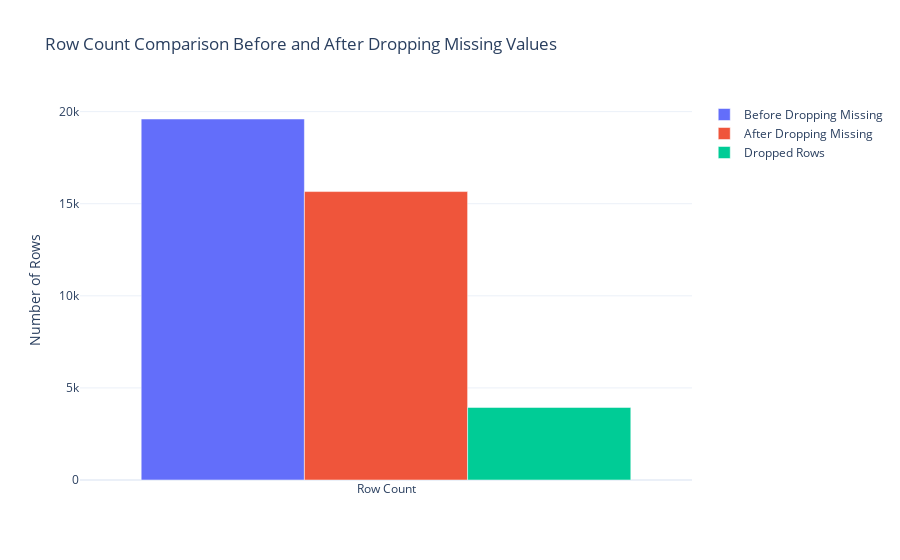

The cell this chart's notebook holds for it:
### Code cell
# Before and after dropping rows with missing values visualization

import plotly.graph_objects as go
# Count rows before, after, and how many were dropped
num_before = len(data_before_drop)
num_after = len(data_after_drop)
num_dropped = num_before - num_after

# Bar plot of row counts
fig = go.Figure(data=[
    go.Bar(name='Before Dropping Missing', x=['Row Count'], y=[num_before]),
    go.Bar(name='After Dropping Missing', x=['Row Count'], y=[num_after]),
    go.Bar(name='Dropped Rows', x=['Row Count'], y=[num_dropped])
])

fig.update_layout(
    title='Row Count Comparison Before and After Dropping Missing Values',
    yaxis_title='Number of Rows',
    barmode='group',
    template='plotly_white'
)

fig.write_html("row_count_comparison.html", include_plotlyjs='cdn')
fig.show()

### Figure 1 — Plotly figure (JSON) as saved in the notebook; plotly's stock layout.template omitted (floating-point values rounded to 4 significant figures)
{"data": [{"name": "Before Dropping Missing", "type": "bar", "x": ["Row Count"], "y": [19600]}, {"name": "After Dropping Missing", "type": "bar", "x": ["Row Count"], "y": [15660]}, {"name": "Dropped Rows", "type": "bar", "x": ["Row Count"], "y": [3940]}], "layout": {"barmode": "group", "title": {"text": "Row Count Comparison Before and After Dropping Missing Values"}, "yaxis": {"title": {"text": "Number of Rows"}}}}
